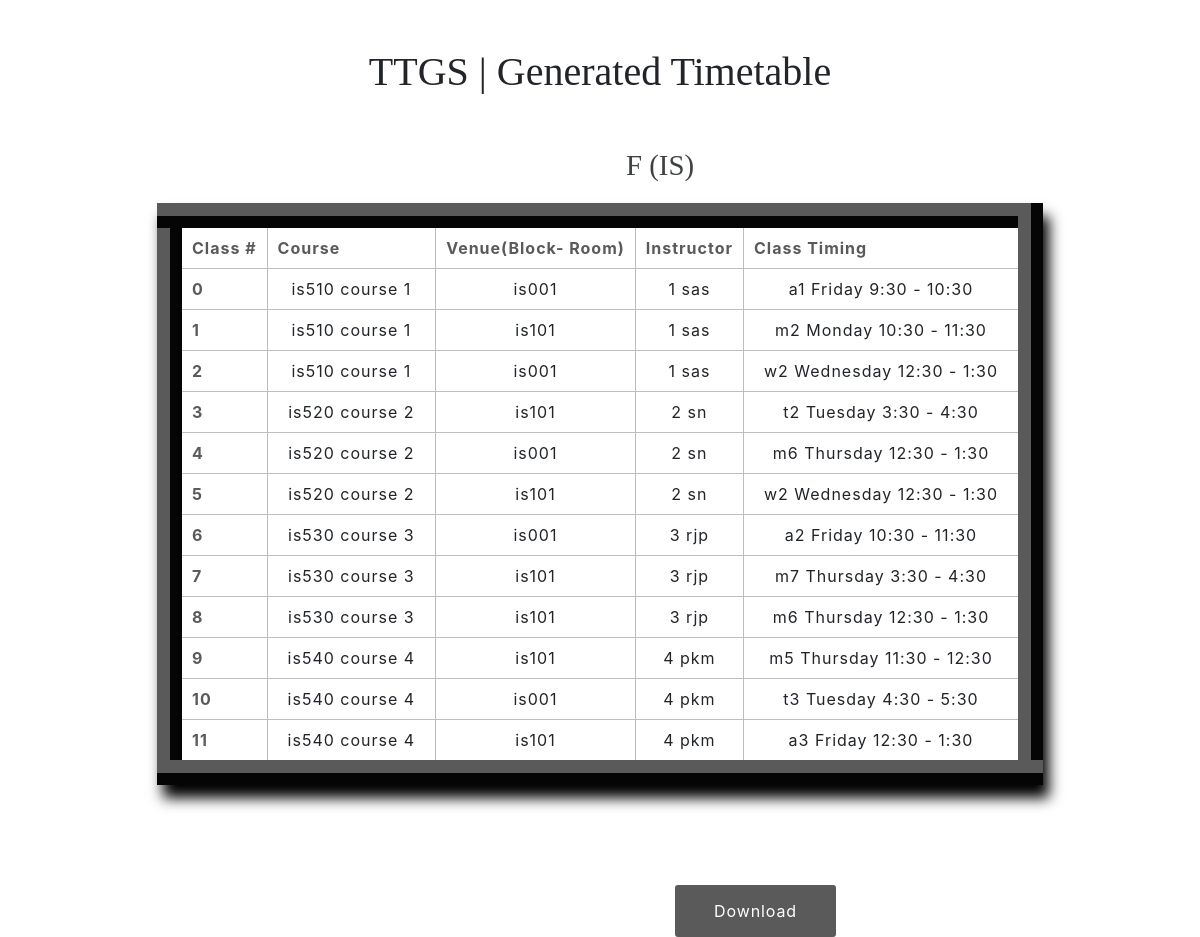
Screenshot of /timetable_generation/ with the database file from the repository.
### ttgen/models.py (models this page shows, shortened)
class Section(models.Model):
    section_id = models.CharField(max_length=25, primary_key=True)
    department = models.ForeignKey(Department, on_delete=models.CASCADE)
    num_class_in_week = models.IntegerField(default=0)
    course = models.ForeignKey(Course, on_delete=models.CASCADE, blank=True, null=True)
    meeting_time = models.ForeignKey(MeetingTime, on_delete=models.CASCADE, blank=True, null=True)
    room = models.ForeignKey(Room, on_delete=models.CASCADE, blank=True, null=True)
    instructor = models.ForeignKey(Instructor, on_delete=models.CASCADE, blank=True, null=True)

class Department(models.Model):
    dept_name = models.CharField(max_length=50)
    courses = models.ManyToManyField(Course)
    def __str__(self):
        return self.dept_name

class Course(models.Model):
    course_number = models.CharField(max_length=5, primary_key=True)
    course_name = models.CharField(max_length=40)
    max_numb_students = models.CharField(max_length=65)
    instructors = models.ManyToManyField(Instructor)
    def __str__(self):
        return f'{self.course_number} {self.course_name}'

class Room(models.Model):
    r_number = models.CharField(max_length=6)
    seating_capacity = models.IntegerField(default=0)
    def __str__(self):
        return self.r_number

class Instructor(models.Model):
    uid = models.CharField(max_length=6)
    name = models.CharField(max_length=25)
    def __str__(self):
        return f'{self.uid} {self.name}'

class MeetingTime(models.Model):
    pid = models.CharField(max_length=4, primary_key=True)
    time = models.CharField(max_length=50, choices=time_slots, default='11:30 - 12:30')
    day = models.CharField(max_length=15, choices=DAYS_OF_WEEK)
    def __str__(self):
        return f'{self.pid} {self.day} {self.time}'

### ttgen/views.py (the view)
# urls.py: path('timetable_generation/', views.timetable, name='timetable'),
def timetable(request):
    schedule = []
    population = Population(POPULATION_SIZE)
    generation_num = 0
    population.get_schedules().sort(key=lambda x: x.get_fitness(), reverse=True)
    geneticAlgorithm = GeneticAlgorithm()
    while population.get_schedules()[0].get_fitness() != 1.0:
        generation_num += 1
        print('\n> Generation #' + str(generation_num))
        population = geneticAlgorithm.evolve(population)
        population.get_schedules().sort(key=lambda x: x.get_fitness(), reverse=True)
        schedule = population.get_schedules()[0].get_classes()
    return render(request, 'gentimetable.html', {'schedule': schedule, 'sections': Section.objects.all(),
                                              'times': MeetingTime.objects.all()})

### ttgen/views.py (called while the page is built)
    def get_rooms(self): return self._rooms

    def get_meetingTimes(self): return self._meetingTimes

    def get_classes(self):
        self._isFitnessChanged = True
        return self._classes

    def get_fitness(self):
        if self._isFitnessChanged:
            self._fitness = self.calculate_fitness()
            self._isFitnessChanged = False
        return self._fitness

    def get_schedules(self):
        return self._schedules

    def evolve(self, population):
        return self._mutate_population(self._crossover_population(population))

    def _crossover_population(self, pop):
        crossover_pop = Population(0)
        for i in range(NUMB_OF_ELITE_SCHEDULES):
            crossover_pop.get_schedules().append(pop.get_schedules()[i])
        i = NUMB_OF_ELITE_SCHEDULES
        while i < POPULATION_SIZE:
            schedule1 = self._select_tournament_population(pop).get_schedules()[0]
            schedule2 = self._select_tournament_population(pop).get_schedules()[0]
            crossover_pop.get_schedules().append(self._crossover_schedule(schedule1, schedule2))
            i += 1
        return crossover_pop

    def _mutate_population(self, population):
        for i in range(NUMB_OF_ELITE_SCHEDULES, POPULATION_SIZE):
            self._mutate_schedule(population.get_schedules()[i])
        return population

    def _crossover_schedule(self, schedule1, schedule2):
        crossoverSchedule = Schedule().initialize()
        for i in range(0, len(crossoverSchedule.get_classes())):
            if rnd.random() > 0.5:
                crossoverSchedule.get_classes()[i] = schedule1.get_classes()[i]
            else:
                crossoverSchedule.get_classes()[i] = schedule2.get_classes()[i]
        return crossoverSchedule

    def _mutate_schedule(self, mutateSchedule):
        schedule = Schedule().initialize()
        for i in range(len(mutateSchedule.get_classes())):
            if MUTATION_RATE > rnd.random():
                mutateSchedule.get_classes()[i] = schedule.get_classes()[i]
        return mutateSchedule

    def _select_tournament_population(self, pop):
        tournament_pop = Population(0)
        i = 0
        while i < TOURNAMENT_SELECTION_SIZE:
            tournament_pop.get_schedules().append(pop.get_schedules()[rnd.randrange(0, POPULATION_SIZE)])
            i += 1
        tournament_pop.get_schedules().sort(key=lambda x: x.get_fitness(), reverse=True)
        return tournament_pop

    def set_room(self, room): self.room = room

### templates/gentimetable.html (shortened to what this page needs)
{% load static %}
<html lang="en">
<head>
	<link rel="stylesheet" href="https://maxcdn.bootstrapcdn.com/bootstrap/4.0.0/css/bootstrap.min.css">
</head>
<body>
        <br><br>
        <div id="timetable">
        <h1>TTGS | Generated Timetable</h1><br>
        {% block content %}
        {% load static %}
        {% for section in sections %}
<h2 class="secHead">{{ section.section_id }} ({{ section.department }})</h2>
    <table class="table2">
      <colgroup>
        <col>
        <col>
        <col>
        <col>
        <col>
        <col>
      </colgroup>
      <tr>
        <th>Class #</th>
        <th>Course</th>
        <th>Venue(Block- Room)</th>
        <th>Instructor</th>
        <th>Class Timing</th>
      </tr>
      {% for class in schedule %}
        {% if class.section == section.section_id %}
        <tr>
          <th>{{class.section_id}}</th>
          <td>{{class.course}}</td>
          <td>{{class.room}}</td>
          <td>{{class.instructor}}</td>
          <td>{{class.meeting_time}}</td>
        </tr>
        {% endif %}
      {% endfor %}
    </table>
{% endfor %}
{% endblock %}
        </div>
    <button class="submit" id="download">Download</button>
</body>
</html>

### templates/gentimetable.html (style rules this page uses)
* { margin: 0; padding: 0; box-sizing: border-box; }
html { scroll-behavior: smooth; }
h1, h2, h3, h4, h5 { text-align: center; font-family: times new roman; }
button { border-style:none; }
.secHead { margin-top: 20px; margin-bottom: 20px; margin-left: 120px; color:#3e4242; font-size: 1.8rem; }
.table2 { margin-bottom: 100px; margin-left: auto; margin-right: auto; }
.table2 { border: 25px ridge; border-color: #5a5a5a; box-shadow: 6px 13px 13px 0px black; background-color: #fff; letter-spacing: 1px; font-size: 1.0rem; }
.table2 td, th { border: 1px solid rgb(190,190,190); padding: 10px 20px; }
.table2 th { color: #5a5a5a; font-weight: bolder; }
.table2 td { text-align: center; }
.table1 td, th { border-top: 1px solid #5a5a5a; padding: 10px; }
.submit { margin-left: auto; color: #fff; background-color: #5a5a5a; border-radius: 3px; padding: 13px 39px; text-align: center; letter-spacing: 0.9px; text-decoration: none; margin-right: auto; line-height: 26px; font-size: 16px; align: center; }

### rows the page displays
Section: section_id "F", department "IS", section_id "0" "1" "2" "3" "4" "5" "6" "7" "8" "9" "10" "11"
Course: course "is510 course 1" "is510 course 1" "is510 course 1"
Room: room "is001" "is001" "is001" "is001" "is001"
Instructor: instructor "1 sas" "1 sas" "1 sas"
MeetingTime: meeting_time "a1 Friday 9:30 - 10:30"
Room: room "is101" "is101" "is101" "is101" "is101" "is101" "is101"
MeetingTime: meeting_time "m2 Monday 10:30 - 11:30"
MeetingTime: meeting_time "w2 Wednesday 12:30 - 1:30" "w2 Wednesday 12:30 - 1:30"
Course: course "is520 course 2" "is520 course 2" "is520 course 2"
Instructor: instructor "2 sn" "2 sn" "2 sn"
MeetingTime: meeting_time "t2 Tuesday 3:30 - 4:30"
MeetingTime: meeting_time "m6 Thursday 12:30 - 1:30" "m6 Thursday 12:30 - 1:30"
Course: course "is530 course 3" "is530 course 3" "is530 course 3"
Instructor: instructor "3 rjp" "3 rjp" "3 rjp"
MeetingTime: meeting_time "a2 Friday 10:30 - 11:30"
MeetingTime: meeting_time "m7 Thursday 3:30 - 4:30"
Course: course "is540 course 4" "is540 course 4" "is540 course 4"
Instructor: instructor "4 pkm" "4 pkm" "4 pkm"
MeetingTime: meeting_time "m5 Thursday 11:30 - 12:30"
MeetingTime: meeting_time "t3 Tuesday 4:30 - 5:30"
MeetingTime: meeting_time "a3 Friday 12:30 - 1:30"
